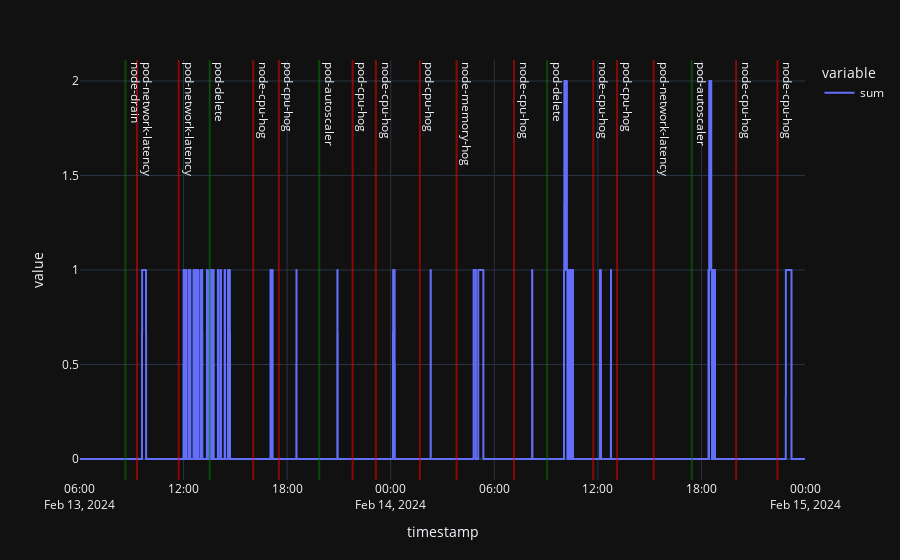

The code cell stored with this chart in its notebook:
### Code cell
fig = px.line(df["sum"])

for idx, label in y.items():
    if label == 1:
        fault_name = y_label[idx]
        if fault_name in DYNAMIC_FAULTS:
            fig.add_vline(x=(idx.timestamp() - 3600) * 1000, opacity=0.5, line_color="green", annotation_text=fault_name)
        else:
            fig.add_vline(x=(idx.timestamp() - 3600) * 1000, opacity=0.5, line_color="red", annotation_text=fault_name)

if "annotations" in fig.to_dict()["layout"].keys():
    fig.update_layout(annotations=[{**a, **{"textangle": 90}} for a in fig.to_dict()["layout"]["annotations"]])
fig.show()

### Figure 1 — Plotly figure (JSON) as saved in the notebook; plotly's stock layout.template omitted (floating-point values rounded to 4 significant figures; data arrays with more than 128 entries replaced by an {"elided": "..."} marker saying what was removed)
{"data": [{"hovertemplate": "variable=sum<br>timestamp=%{x}<br>value=%{y}<extra></extra>", "legendgroup": "sum", "line": {"color": "#636efa", "dash": "solid"}, "marker": {"symbol": "circle"}, "mode": "lines", "name": "sum", "showlegend": true, "x": {"elided": "10079 str values"}, "xaxis": "x", "y": {"elided": "10079 int values"}, "yaxis": "y", "type": "scattergl"}], "layout": {"xaxis": {"anchor": "y", "domain": [0.0, 1.0], "title": {"text": "timestamp"}}, "yaxis": {"anchor": "x", "domain": [0.0, 1.0], "title": {"text": "value"}}, "legend": {"title": {"text": "variable"}, "tracegroupgap": 0}, "margin": {"t": 60}, "shapes": [{"line": {"color": "green"}, "opacity": 0.5, "type": "line", "x0": 1708000000000.0, "x1": 1708000000000.0, "xref": "x", "y0": 0, "y1": 1, "yref": "y domain"}, {"line": {"color": "red"}, "opacity": 0.5, "type": "line", "x0": 1708000000000.0, "x1": 1708000000000.0, "xref": "x", "y0": 0, "y1": 1, "yref": "y domain"}, {"line": {"color": "red"}, "opacity": 0.5, "type": "line", "x0": 1708000000000.0, "x1": 1708000000000.0, "xref": "x", "y0": 0, "y1": 1, "yref": "y domain"}, {"line": {"color": "green"}, "opacity": 0.5, "type": "line", "x0": 1708000000000.0, "x1": 1708000000000.0, "xref": "x", "y0": 0, "y1": 1, "yref": "y domain"}, {"line": {"color": "red"}, "opacity": 0.5, "type": "line", "x0": 1708000000000.0, "x1": 1708000000000.0, "xref": "x", "y0": 0, "y1": 1, "yref": "y domain"}, {"line": {"color": "red"}, "opacity": 0.5, "type": "line", "x0": 1708000000000.0, "x1": 1708000000000.0, "xref": "x", "y0": 0, "y1": 1, "yref": "y domain"}, {"line": {"color": "green"}, "opacity": 0.5, "type": "line", "x0": 1708000000000.0, "x1": 1708000000000.0, "xref": "x", "y0": 0, "y1": 1, "yref": "y domain"}, {"line": {"color": "red"}, "opacity": 0.5, "type": "line", "x0": 1708000000000.0, "x1": 1708000000000.0, "xref": "x", "y0": 0, "y1": 1, "yref": "y domain"}, {"line": {"color": "red"}, "opacity": 0.5, "type": "line", "x0": 1708000000000.0, "x1": 1708000000000.0, "xref": "x", "y0": 0, "y1": 1, "yref": "y domain"}, {"line": {"color": "red"}, "opacity": 0.5, "type": "line", "x0": 1708000000000.0, "x1": 1708000000000.0, "xref": "x", "y0": 0, "y1": 1, "yref": "y domain"}, {"line": {"color": "red"}, "opacity": 0.5, "type": "line", "x0": 1708000000000.0, "x1": 1708000000000.0, "xref": "x", "y0": 0, "y1": 1, "yref": "y domain"}, {"line": {"color": "red"}, "opacity": 0.5, "type": "line", "x0": 1708000000000.0, "x1": 1708000000000.0, "xref": "x", "y0": 0, "y1": 1, "yref": "y domain"}, {"line": {"color": "green"}, "opacity": 0.5, "type": "line", "x0": 1708000000000.0, "x1": 1708000000000.0, "xref": "x", "y0": 0, "y1": 1, "yref": "y domain"}, {"line": {"color": "red"}, "opacity": 0.5, "type": "line", "x0": 1708000000000.0, "x1": 1708000000000.0, "xref": "x", "y0": 0, "y1": 1, "yref": "y domain"}, {"line": {"color": "red"}, "opacity": 0.5, "type": "line", "x0": 1708000000000.0, "x1": 1708000000000.0, "xref": "x", "y0": 0, "y1": 1, "yref": "y domain"}, {"line": {"color": "red"}, "opacity": 0.5, "type": "line", "x0": 1708000000000.0, "x1": 1708000000000.0, "xref": "x", "y0": 0, "y1": 1, "yref": "y domain"}, {"line": {"color": "green"}, "opacity": 0.5, "type": "line", "x0": 1708000000000.0, "x1": 1708000000000.0, "xref": "x", "y0": 0, "y1": 1, "yref": "y domain"}, {"line": {"color": "red"}, "opacity": 0.5, "type": "line", "x0": 1708000000000.0, "x1": 1708000000000.0, "xref": "x", "y0": 0, "y1": 1, "yref": "y domain"}, {"line": {"color": "red"}, "opacity": 0.5, "type": "line", "x0": 1708000000000.0, "x1": 1708000000000.0, "xref": "x", "y0": 0, "y1": 1, "yref": "y domain"}], "annotations": [{"showarrow": false, "text": "node-drain", "x": 1708000000000.0, "xanchor": "left", "xref": "x", "y": 1, "yanchor": "top", "yref": "y domain", "textangle": 90}, {"showarrow": false, "text": "pod-network-latency", "x": 1708000000000.0, "xanchor": "left", "xref": "x", "y": 1, "yanchor": "top", "yref": "y domain", "textangle": 90}, {"showarrow": false, "text": "pod-network-latency", "x": 1708000000000.0, "xanchor": "left", "xref": "x", "y": 1, "yanchor": "top", "yref": "y domain", "textangle": 90}, {"showarrow": false, "text": "pod-delete", "x": 1708000000000.0, "xanchor": "left", "xref": "x", "y": 1, "yanchor": "top", "yref": "y domain", "textangle": 90}, {"showarrow": false, "text": "node-cpu-hog", "x": 1708000000000.0, "xanchor": "left", "xref": "x", "y": 1, "yanchor": "top", "yref": "y domain", "textangle": 90}, {"showarrow": false, "text": "pod-cpu-hog", "x": 1708000000000.0, "xanchor": "left", "xref": "x", "y": 1, "yanchor": "top", "yref": "y domain", "textangle": 90}, {"showarrow": false, "text": "pod-autoscaler", "x": 1708000000000.0, "xanchor": "left", "xref": "x", "y": 1, "yanchor": "top", "yref": "y domain", "textangle": 90}, {"showarrow": false, "text": "pod-cpu-hog", "x": 1708000000000.0, "xanchor": "left", "xref": "x", "y": 1, "yanchor": "top", "yref": "y domain", "textangle": 90}, {"showarrow": false, "text": "node-cpu-hog", "x": 1708000000000.0, "xanchor": "left", "xref": "x", "y": 1, "yanchor": "top", "yref": "y domain", "textangle": 90}, {"showarrow": false, "text": "pod-cpu-hog", "x": 1708000000000.0, "xanchor": "left", "xref": "x", "y": 1, "yanchor": "top", "yref": "y domain", "textangle": 90}, {"showarrow": false, "text": "node-memory-hog", "x": 1708000000000.0, "xanchor": "left", "xref": "x", "y": 1, "yanchor": "top", "yref": "y domain", "textangle": 90}, {"showarrow": false, "text": "node-cpu-hog", "x": 1708000000000.0, "xanchor": "left", "xref": "x", "y": 1, "yanchor": "top", "yref": "y domain", "textangle": 90}, {"showarrow": false, "text": "pod-delete", "x": 1708000000000.0, "xanchor": "left", "xref": "x", "y": 1, "yanchor": "top", "yref": "y domain", "textangle": 90}, {"showarrow": false, "text": "node-cpu-hog", "x": 1708000000000.0, "xanchor": "left", "xref": "x", "y": 1, "yanchor": "top", "yref": "y domain", "textangle": 90}, {"showarrow": false, "text": "pod-cpu-hog", "x": 1708000000000.0, "xanchor": "left", "xref": "x", "y": 1, "yanchor": "top", "yref": "y domain", "textangle": 90}, {"showarrow": false, "text": "pod-network-latency", "x": 1708000000000.0, "xanchor": "left", "xref": "x", "y": 1, "yanchor": "top", "yref": "y domain", "textangle": 90}, {"showarrow": false, "text": "pod-autoscaler", "x": 1708000000000.0, "xanchor": "left", "xref": "x", "y": 1, "yanchor": "top", "yref": "y domain", "textangle": 90}, {"showarrow": false, "text": "node-cpu-hog", "x": 1708000000000.0, "xanchor": "left", "xref": "x", "y": 1, "yanchor": "top", "yref": "y domain", "textangle": 90}, {"showarrow": false, "text": "node-cpu-hog", "x": 1708000000000.0, "xanchor": "left", "xref": "x", "y": 1, "yanchor": "top", "yref": "y domain", "textangle": 90}]}}
